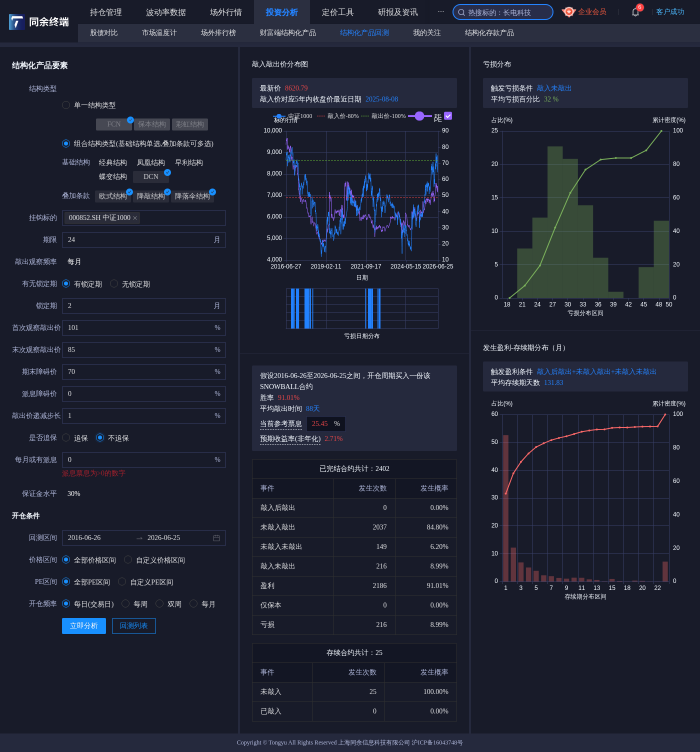
#> input picture skills/structured-product-copywriter/assets/backtest-full.png, 1400 x 1503 px (shown at 1/2 size)
$ python -i product_card.py   (imports and definitions only)
#> lines starting #> are read from the running program, lines starting #| are printed output that depends on the picture; after the words box and inside, x2 and y2 are one past the last pixel; in counts of white or black regions, pixels touching at a corner belong together
#!/usr/bin/env python3
"""Save Tongyu product-position PNG from the page's "copy as image" action.

No browser viewport screenshot is used. The script submits the form, clicks the
page's copy-image button, reads image/png from the clipboard, then trims
near-white borders so the final PNG contains only effective content.
"""
import argparse
import base64
from datetime import date
from pathlib import Path

TOOL_URL = "https://terminal.tongyu-quant.com/smallTool/index.html#/product-position"


def trim_near_white(path, pad=20, threshold=246):
#> called with path = '../assets/backtest-full.png', pad = 20, threshold = 246
    from PIL import Image, ImageChops

    im = Image.open(path).convert("RGB")
#> im is the input picture: PIL image 1400x1503 RGB; mean R, G, B 31, 34.9, 49.9
    bg = Image.new("RGB", im.size, (255, 255, 255))
#> bg: PIL image 1400x1503 RGB; every value is 255
    diff = ImageChops.difference(im, bg).convert("L")
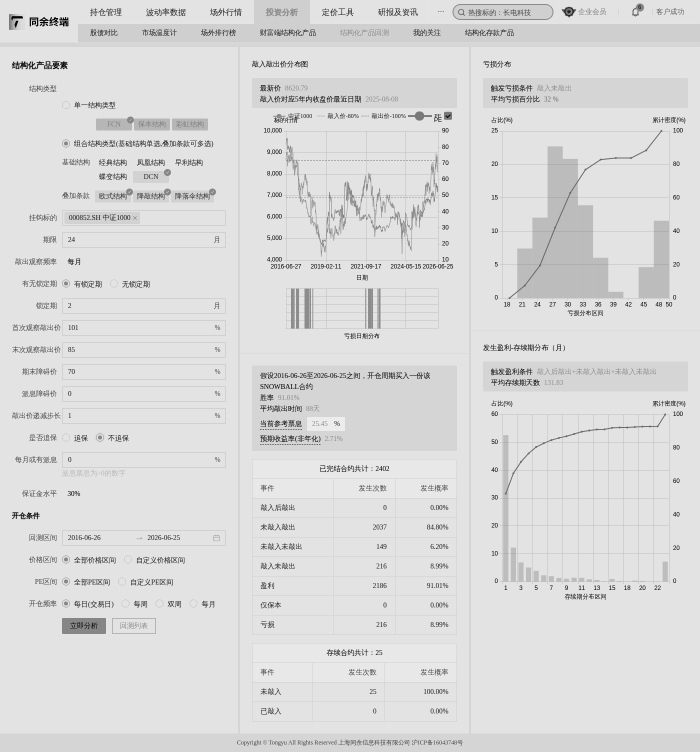
#> diff: PIL image 1400x1503 L (shown at 1/2 size); min 0, max 237, mean 219.3
    mask = diff.point(lambda p: 255 if p > (255 - threshold) else 0)
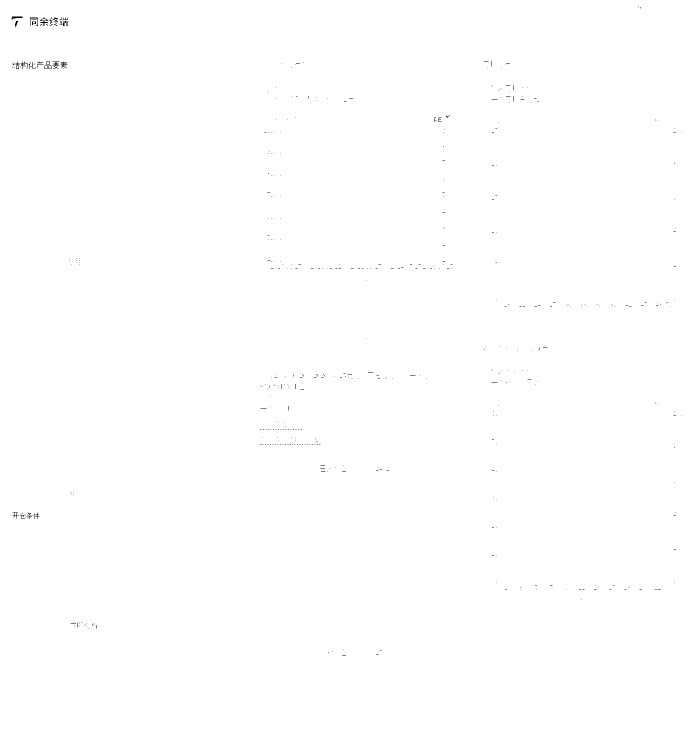
#> mask: PIL image 1400x1503 L (shown at 1/2 size); 99.9% white; black in thin lines or dots, all inside (x1, y1, x2, y2) = (23, 13, 1363, 1311)
    bbox = mask.getbbox()
#> bbox = (0, 0, 1400, 1503)
    if not bbox:
        im.save(path)
        return
    left = max(0, bbox[0] - pad)
#> left = 0
    top = max(0, bbox[1] - pad)
#> top = 0
    right = min(im.width, bbox[2] + pad)
#> right = 1400
    bottom = min(im.height, bbox[3] + pad)
#> bottom = 1503
    im.crop((left, top, right, bottom)).save(path)


# [128 lines left out: functions fill_input, clipboard_png, click_button_by_text, main, not called in this run]


# [2 lines not run here, left out]

>>> result = trim_near_white('../assets/backtest-full.png')
